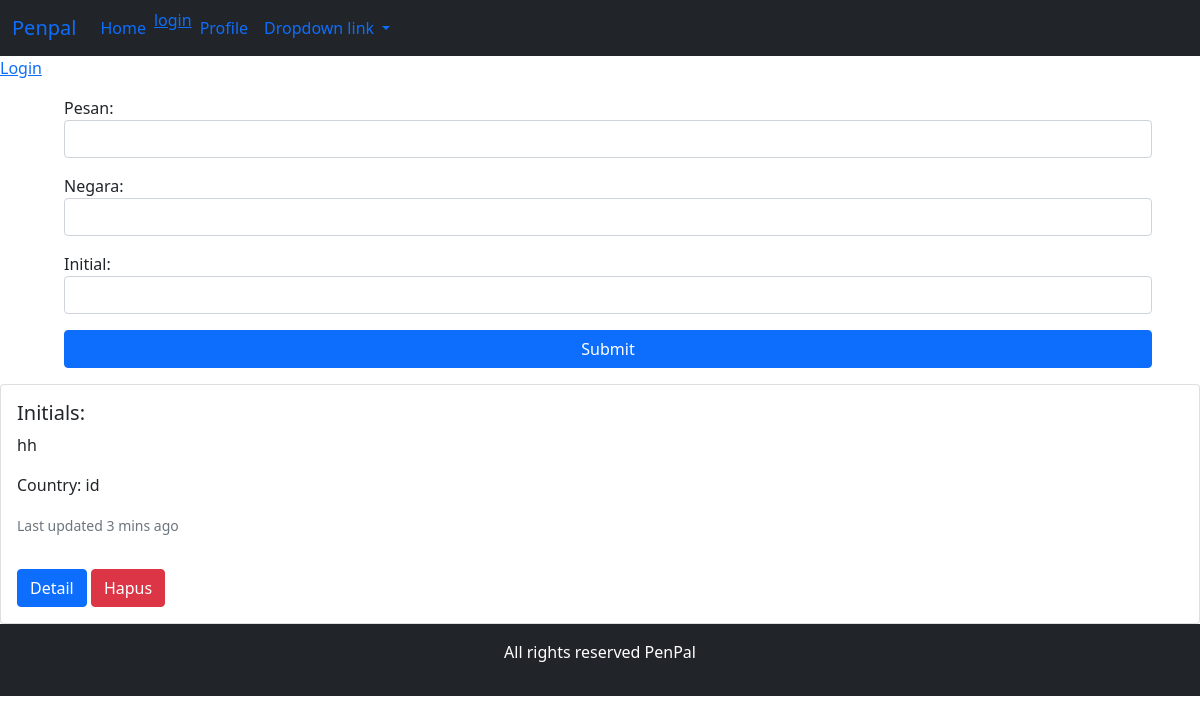
The app's page /, older data.
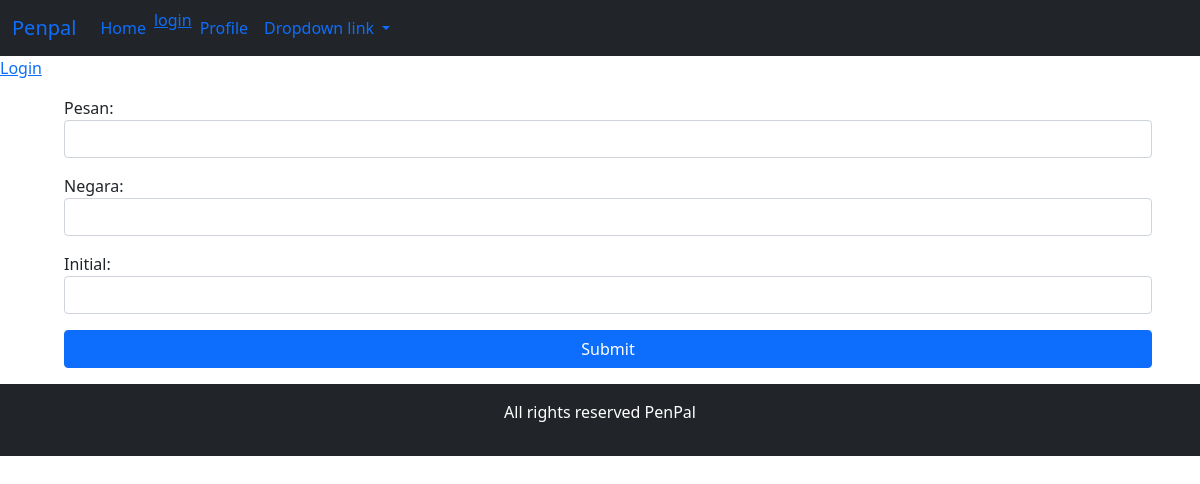
The same page, newer data.
### task/models.py (models this page shows)
class message(models.Model):
    pesan = models.TextField()
    negara = models.CharField(max_length=20)
    initial = models.CharField(max_length=10)

### task/views.py (the view)
# urls.py: 2. Add a URL to urlpatterns:  path('', views.home, name='home')
def home(request):
    if request.POST:
        message = request.POST['message']
        negara = request.POST['negara']
        initial = request.POST['initial']
        models.message.objects.create(
            pesan=message, negara=negara, initial=initial)
    data = models.message.objects.all()
    return render(request, 'task/home.html', {
        'data': data
    })

### task/templates/task/home.html (shortened to what this page needs)
{% extends "base.html" %}
{% block content %}
<section>
    {% if user.is_authenticated %}
      <h1>Hallo {{ user.get_username }}</h1>
    {% else %}
      <a href="{% url 'login'%}?next={{request.path}}">Login</a>
    {% endif %}
</section>
<section>
  <form action="" class="mt-3 mx-lg-5" method="post">
      <div class="ms-3 mb-3">
          <label for="">Pesan:</label>
          <input type="text" name="message" class="form-control">
      </div>
      <div class="ms-3 mb-3">
          <label for="">Negara:</label>
          <input type="text" name="negara" class="form-control">
      </div>
      <div class="ms-3 mb-3">
          <label for="">Initial:</label>
          <input type="text" name="initial" class="form-control">
      </div>
      <div class="ms-3 mb-3 d-grid gap-2">
          <button type="submit" class="btn btn-primary">Submit</button>
      </div>
  </form>
</section>
<section>
  {% for i in data %}
  <div class="card-group">
    <div class="card">
      <div class="card-body">
        <h5 class="card-title">Initials: {{i.Initial}}</h5>
        <p class="card-text">{{i.pesan}}</p>
        <p class="card-text">Country: {{i.negara}}</p>
        <p class="card-text"><small class="text-muted">Last updated 3 mins ago</small></p>
      </div>
      <div class="card-body">
        <a href="detail/{{i.id}}" class="btn btn-primary">Detail</a>
        <a href="hapus/{{i.id}}" class="btn btn-danger">Hapus</a>
      </div>
    </div>
  </div>
  {% endfor %}
</section>
{% endblock %}

Row changes from the older to the newer data that the page shows:
removed message: pesan "hh", negara "id"
